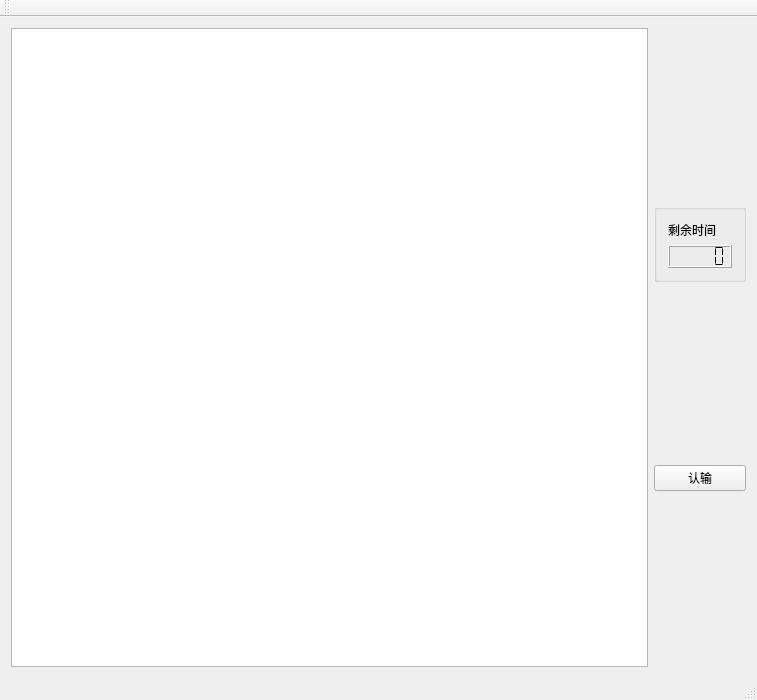
<?xml version="1.0" encoding="UTF-8"?>
<ui version="4.0">
 <class>MainWindow</class>
 <widget class="QMainWindow" name="MainWindow">
  <property name="geometry">
   <rect>
    <x>0</x>
    <y>0</y>
    <width>757</width>
    <height>700</height>
   </rect>
  </property>
  <property name="windowTitle">
   <string>MainWindow</string>
  </property>
  <widget class="QWidget" name="centralWidget">
   <layout class="QVBoxLayout" name="verticalLayout_4">
    <item>
     <layout class="QHBoxLayout" name="horizontalLayout">
      <item>
       <widget class="QGraphicsView" name="graphicsView"/>
      </item>
      <item>
       <layout class="QVBoxLayout" name="verticalLayout_3">
        <item>
         <spacer name="verticalSpacer_3">
          <property name="orientation">
           <enum>Qt::Vertical</enum>
          </property>
          <property name="sizeHint" stdset="0">
           <size>
            <width>20</width>
            <height>40</height>
           </size>
          </property>
         </spacer>
        </item>
        <item>
         <widget class="QGroupBox" name="groupBox">
          <property name="title">
           <string/>
          </property>
          <layout class="QVBoxLayout" name="verticalLayout_2">
           <item>
            <layout class="QVBoxLayout" name="verticalLayout">
             <item>
              <widget class="QLabel" name="label">
               <property name="text">
                <string>剩余时间</string>
               </property>
              </widget>
             </item>
             <item>
              <widget class="QLCDNumber" name="lcdNumber">
               <property name="segmentStyle">
                <enum>QLCDNumber::Flat</enum>
               </property>
              </widget>
             </item>
            </layout>
           </item>
          </layout>
         </widget>
        </item>
        <item>
         <spacer name="verticalSpacer">
          <property name="orientation">
           <enum>Qt::Vertical</enum>
          </property>
          <property name="sizeHint" stdset="0">
           <size>
            <width>20</width>
            <height>40</height>
           </size>
          </property>
         </spacer>
        </item>
        <item>
         <widget class="QPushButton" name="giveUpButton">
          <property name="text">
           <string>认输</string>
          </property>
         </widget>
        </item>
        <item>
         <spacer name="verticalSpacer_2">
          <property name="orientation">
           <enum>Qt::Vertical</enum>
          </property>
          <property name="sizeHint" stdset="0">
           <size>
            <width>20</width>
            <height>40</height>
           </size>
          </property>
         </spacer>
        </item>
       </layout>
      </item>
     </layout>
    </item>
   </layout>
  </widget>
  <widget class="QMenuBar" name="menuBar">
   <property name="geometry">
    <rect>
     <x>0</x>
     <y>0</y>
     <width>757</width>
     <height>22</height>
    </rect>
   </property>
  </widget>
  <widget class="QToolBar" name="mainToolBar">
   <attribute name="toolBarArea">
    <enum>TopToolBarArea</enum>
   </attribute>
   <attribute name="toolBarBreak">
    <bool>false</bool>
   </attribute>
  </widget>
  <widget class="QStatusBar" name="statusBar"/>
 </widget>
 <layoutdefault spacing="6" margin="11"/>
 <resources/>
 <connections/>
</ui>
